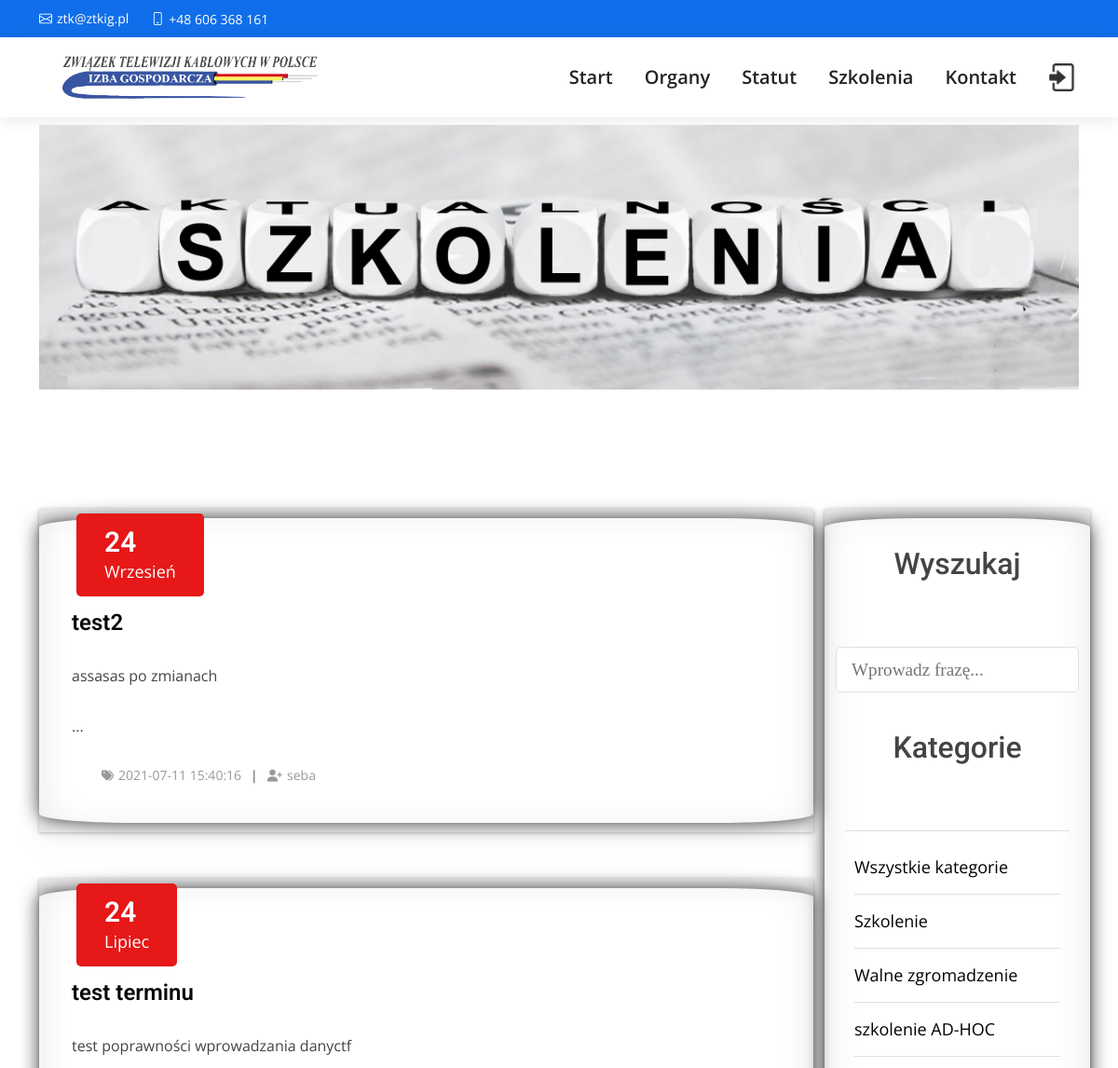
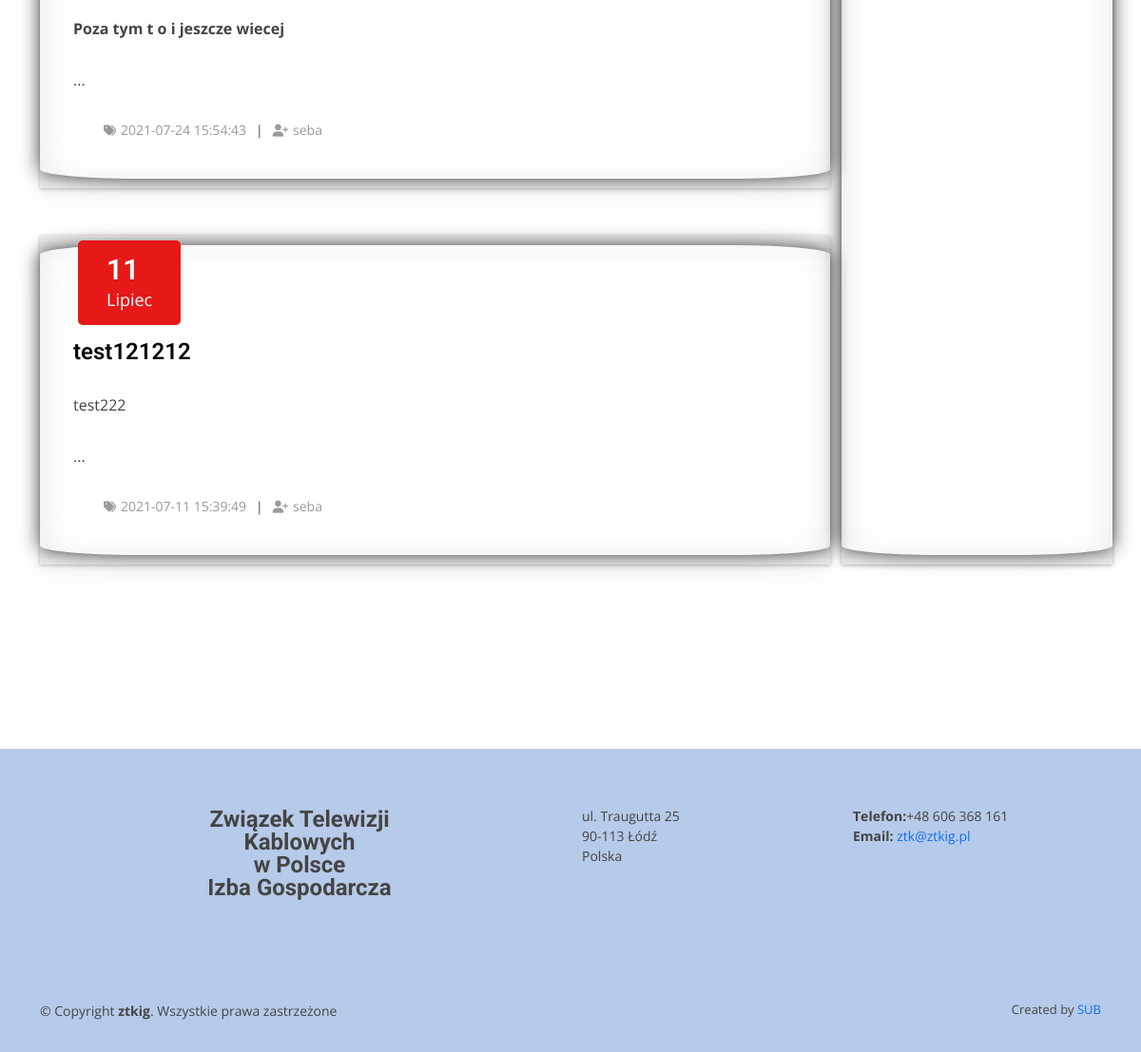
Screenshot of /szkolenia.php with the database file from the repository (2 pictures, top to bottom).
### tables this page shows
CREATE TABLE `posts` (
  `id` int(11) NOT NULL,
  `user_id` int(11) NOT NULL,
  `user_name` varchar(255) NOT NULL,
  `topic_id` int(11) DEFAULT NULL,
  `term` date DEFAULT NULL,
  `title` varchar(255) NOT NULL,
  `image` varchar(255) NOT NULL,
  `body` text NOT NULL,
  `published` tinyint(4) NOT NULL,
  `created_at` datetime NOT NULL DEFAULT current_timestamp()
);

CREATE TABLE `topics` (
  `id` int(11) NOT NULL,
  `name` varchar(100) NOT NULL,
  `description` text NOT NULL
);

### app/database/db.php (called while the page is built, shortened)
<?php
require('connect.php');
function executeQuery($sql, $data)
{
    global $conn;
    $stmt = $conn->prepare($sql);
    $values = array_values($data);
    $types = str_repeat('s', count($values));
    $stmt->bind_param($types, ...$values);
    $stmt->execute();
    return $stmt;
}
function selectAll($table, $conditions = [])
{
    global $conn;
    $sql = "SELECT * FROM $table  ";
    if (empty($conditions)) {
        $stmt = $conn->prepare($sql);
        $stmt->execute();
        $records = $stmt->get_result()->fetch_all(MYSQLI_ASSOC);
        return $records;
    }
}
function getPublishedPosts()
{
    $sql = "SELECT p.*, u.username FROM posts AS p JOIN users AS u ON p.user_id=u.id WHERE p.published=? ORDER BY term DESC";
    $stmt = executeQuery($sql, ['published' => 1]);
    $records = $stmt->get_result()->fetch_all(MYSQLI_ASSOC);
    return $records;
}

### app/controllers/topics.php (called while the page is built, shortened)
<?php
include(ROOT_PATH . "/app/database/db.php");
$table = 'topics';
$topics = selectAll($table);

### szkolenia.php (the view, shortened to what this page needs)
<?php
include(ROOT_PATH . "/app/controllers/topics.php");
if (isset($_GET['t_id'])) {
  $posts = getPostsByTopicId($_GET['t_id']);
  $postsTitle = "You searched for posts under '" . $_GET['name'] . "'";
} else if (isset($_POST['search-term'])) {
  $postsTitle = "You searched for '" . $_POST['search-term'] . "'";
  $posts = searchPosts($_POST['search-term']);
} else {
  $posts = getPublishedPosts();
}
?>
<!DOCTYPE html>
<html lang="pl">
<head>
  <link href="assets/vendor/aos/aos.css" rel="stylesheet">
  <link href="assets/vendor/bootstrap/css/bootstrap.min.css" rel="stylesheet">
  <link href="assets/vendor/bootstrap-icons/bootstrap-icons.css" rel="stylesheet">
  <link href="assets/vendor/boxicons/css/boxicons.min.css" rel="stylesheet">
  <link href="assets/vendor/glightbox/css/glightbox.min.css" rel="stylesheet">
  <link href="assets/vendor/swiper/swiper-bundle.min.css" rel="stylesheet">
  <link href="/assets/vendor/fontawesome-all.min.css" rel="stylesheet">
  <link href="assets/css/style.css" rel="stylesheet">
  <link href="assets/css/style2.css" rel="stylesheet">
  <link href="assets/css/szkolenia.css" rel="stylesheet">
</head>
<body>
  <main id="main">
        <?php
            require("./includes/header.php");
            $m_en = array("01", "02", "03", "04", "05", "06", "07", "08", "09", "10", "11", "12");
            $m_pol = array("Styczeń", "Luty", "Marzec", "Kwiecień", "Maj", "Czerwiec", "Lipiec", "Sierpień", "Wrzesień", "Październik", "Listopad", "Grudzień");
        ?>
        <div class="slider-area">
            <div class="slider-bg3  d-flex align-items-center"  >
                <div class="container">
                    <div class="row justify-content-center ">
                        <div class="col-xl-12">
                                <img src="./assets//img/szkolenia.png" class="img-fluid" alt="Szkolenia ZTKIG">
                        </div>
                    </div>
                </div>
            </div>
        </div>
        <section class="blog_area section-padding" >
            <div class="container cont">
                <div class="row rrr">
                    <div class="col-lg-9 ">
                        <div class="blog_left_sidebar">
                            <?php foreach ($posts as $post): ?>
                                    <article class="blog_item" >
                                            <div class="blog_item_img">
                                                <?php
                                                $d = substr($post['term'], 8,2) ;
                                                $dd = substr($post['term'], 5,2) ;
                                                $m = str_replace($m_en, $m_pol, $dd);
                                                ?>
                                                <a href="single.php?id=<?php echo $post['id']; ?>" class="blog_item_date">
                                                    <h3><?php echo $d ?></h3>
                                                    <p><?php echo $m ?></p>
                                                </a>
                                            </div>
                                            <div class="blog_details">
                                                <a class="d-inline-block" href="blog_details.html">
                                                    <h2 class="blog-head" style="color: #2d2d2d;">
                                                    <a href="single.php?id=<?php echo $post['id']; ?>"><?php echo $post['title']; ?></a>
                                                    </h2>
                                                </a>
                                                <p>
                                                <?php echo html_entity_decode(substr($post['body'], 0, 250) . '...'); ?>
                                                </p>
                                                <ul class="blog-info-link">
                                                    <li><a href="#"><i class="fas fa-tags"></i><?php echo $post['created_at'] ?></a></li>
                                                    <li><a href="#"><i class="fas fa-user-plus"></i><?php echo $post['user_name'] ?></a></li>
                                                </ul>
                                            </div>
                                    </article>
                            <?php endforeach; ?>
                        </div>
                    </div>
                    <div class="col-lg-3 blog_item">
                        <div class="search" id="search" name="search">
                                <h2 class="section-title">Wyszukaj</h2>
                                <form action="szkolenia.php" method="post">
                                    <input type="text" name="search-term" class="text-input" placeholder="Wprowadz frazę...">
                                </form>
                        </div>
                                <div class="section topics" >
                                <h2 class="section-title">Kategorie</h2>
                                <ul>
                                    <li><a href="<?php echo BASE_URL . '/szkolenia.php'?>">Wszystkie kategorie</a></li>
                                    <?php foreach ($topics as $key => $topic): ?>
                                    <li><a href="<?php echo BASE_URL . '/szkolenia.php?t_id=' . $topic['id'] . '&name=' . $topic['name'] ?>"><?php echo $topic['name']; ?></a></li>
                                    <?php endforeach; ?>
                                </ul>
                                </div>
                    </div>
                </div>
            </div>
        </section>
  </main>
  <?php
     require("./includes/footer.php")
 ?>
</body>
</html>

### assets/css/style.css (style rules this page uses)
body { font-family: "Open Sans", sans-serif; color: #444444; }
a { color: #106eea; text-decoration: none; }
h1, h2, h3, h4, h5, h6 { font-family: "Roboto", sans-serif; }
section { padding: 5px 0 20px 0; overflow: hidden; }
.section-title { text-align: center; padding-top: 30px; padding-bottom: 60px; }

### assets/css/szkolenia.css (style rules this page uses)
.slider-bg3 { min-height: 300px; }
.blog_area a { color: gr, sans-serif !important; text-decoration: none; transition: .4s }
.section-padding { padding-top: 120px; padding-bottom: 120px }
.blog_item { margin-bottom: 50px; position:relative; -webkit-box-shadow:0 1px 4px rgba(0, 0, 0, 0.3), 0 0 40px rgba(0, 0, 0, 0.1) inset; -moz-box-shadow:0 1px 4px rgba(0, 0, 0, 0.3), 0 0 40px rgba(0, 0, 0, 0.1) inset; box-shadow:0 1px 4px rgba(0, 0, 0, 0.3), 0 0 40px rgba(0, 0, 0, 0.1) inset; }
.blog_item:before, .blog_item:after { content:""; position:absolute; z-index:-1; -webkit-box-shadow:0 0 20px rgba(0,0,0,0.8); -moz-box-shadow:0 0 20px rgba(0,0,0,0.8); box-shadow:0 0 20px rgba(0,0,0,0.8); top:10px; bottom:10px; left:0; right:0; -moz-border-radius:100px / 10px; border-radius:100px / 10px; }
.blog_item:after { right:10px; left:auto; -webkit-transform:skew(8deg) rotate(3deg); -moz-transform:skew(8deg) rotate(3deg); -ms-transform:skew(8deg) rotate(3deg); -o-transform:skew(8deg) rotate(3deg); transform:skew(8deg) rotate(3deg); }
.blog_item_img { position: relative; }
.blog_item_img .blog_item_date { position: absolute; bottom: -10px; left: 10px; display: block; color: #fff; background-color: #E61818; padding: 8px 15px; border-radius: 5px }
@media (min-width: 768px) { .blog_item_img .blog_item_date { bottom: -70px; left: 40px; padding: 13px 30px; } }
.blog_item_img .blog_item_date h3 { font-size: 22px; font-weight: 600; color: #fff; margin-bottom: 0; line-height: 1.2 }
@media (min-width: 768px) { .blog_item_img .blog_item_date h3 { font-size: 30px } }
.blog_item_img .blog_item_date p { font-size: 18px; margin-bottom: 0; color: #fff }
@media (min-width: 768px) { .blog_item_img .blog_item_date p { font-size: 18px } }
.blog_details { padding: 30px 0 20px 10px; box-shadow: 0px 10px 20px 0px rgba(221, 221, 221, 0.3) }
@media (min-width: 768px) { .blog_details { padding: 60px 30px 35px 35px } }
.blog_details p { margin-bottom: 30px }
.blog_details a { color: #080808 }
.blog_details h2 { font-size: 18px; font-weight: 600; margin-bottom: 8px }
@media (min-width: 768px) { .blog_details h2 { font-size: 24px; margin-bottom: 15px } }
.blog-info-link li { float: left; font-size: 14px; list-style-type: none; }
.blog-info-link li a { color: #999999 }
.blog-info-link li i, .blog-info-link li span { font-size: 13px; margin-right: 5px }
.blog-info-link li::after { content: "|"; padding-left: 10px; padding-right: 10px }
.blog-info-link li:last-child::after { display: none }
.blog-info-link::after { content: ""; display: block; clear: both; display: table }
.text-input { padding: 0.7rem 1rem; display: block; width: 100%; border-radius: 5px; border: 1px solid #e0e0e0; outline: none; color: #444; line-height: 1.5rem; font-size: 1.2em; font-family: "Lora", serif; }
.section-title { margin: 10px 10px 10px 10px; }
.section.topics ul { margin: 10px; padding: 10px; list-style: none; border-top: 1px solid #e0e0e0; }
.section.topics ul li a { display: block; padding: 15px 0px 15px 0px; border-bottom: 1px solid #e0e0e0; transition: all 0.3s; color: black; font-size: large; }

### rows the page displays
posts: term "24", term "Wrzesień", title "test2", body "assasas po zmianach ...", created_at "2021-07-11 15:40:16", user_name "seba"
posts: term "24", term "Lipiec", title "test terminu", body "test poprawności wprowadzania danyctf Poza tym t o i jeszcze wiecej ...", created_at "2021-07-24 15:54:43", user_name "seba"
posts: term "11", term "Lipiec", title "test121212", body "test222 ...", created_at "2021-07-11 15:39:49", user_name "seba"
topics: name "Szkolenie"
topics: name "Walne zgromadzenie"
topics: name "szkolenie AD-HOC"
